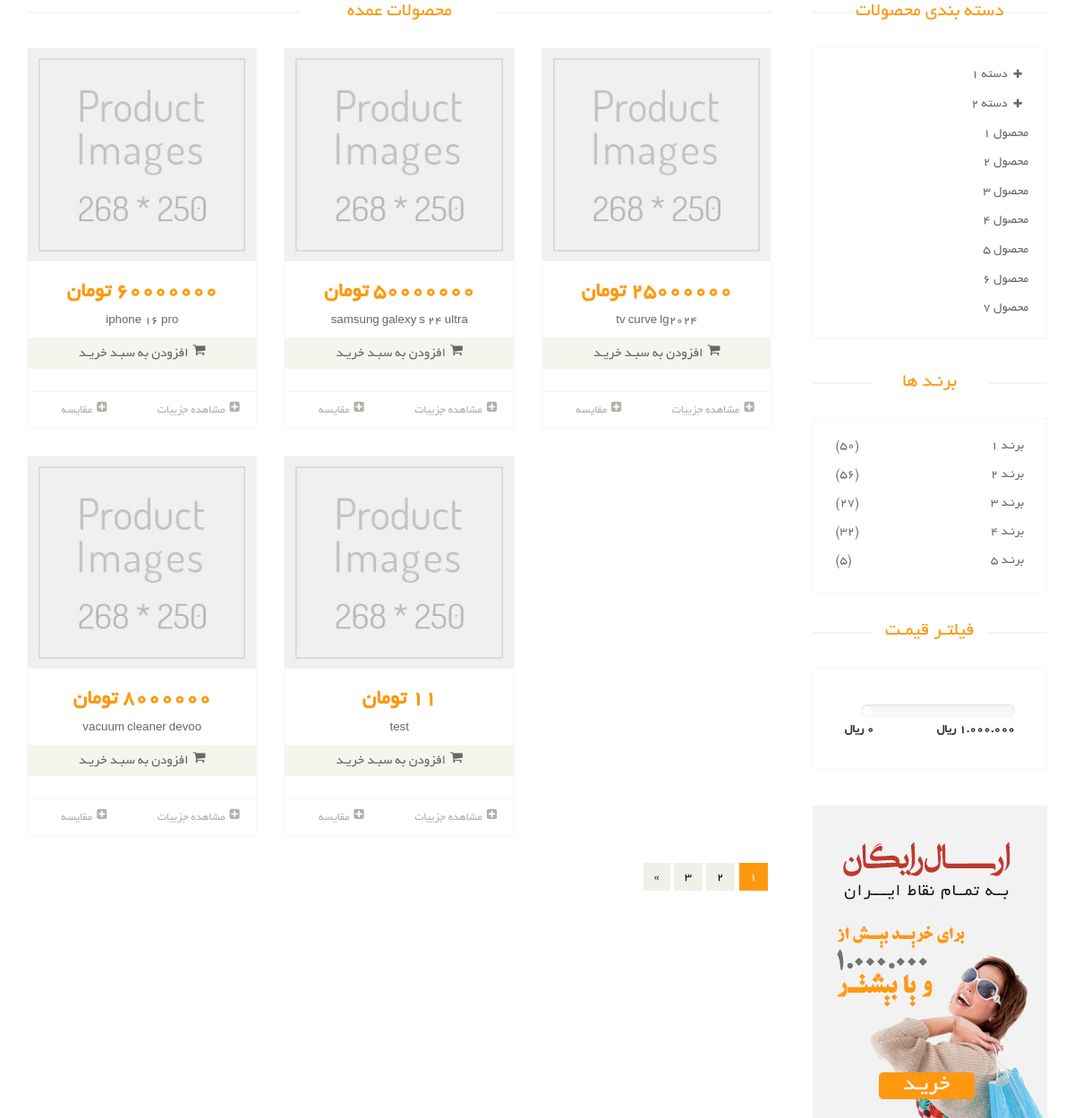
/products/, run on an earlier commit of the app's database.
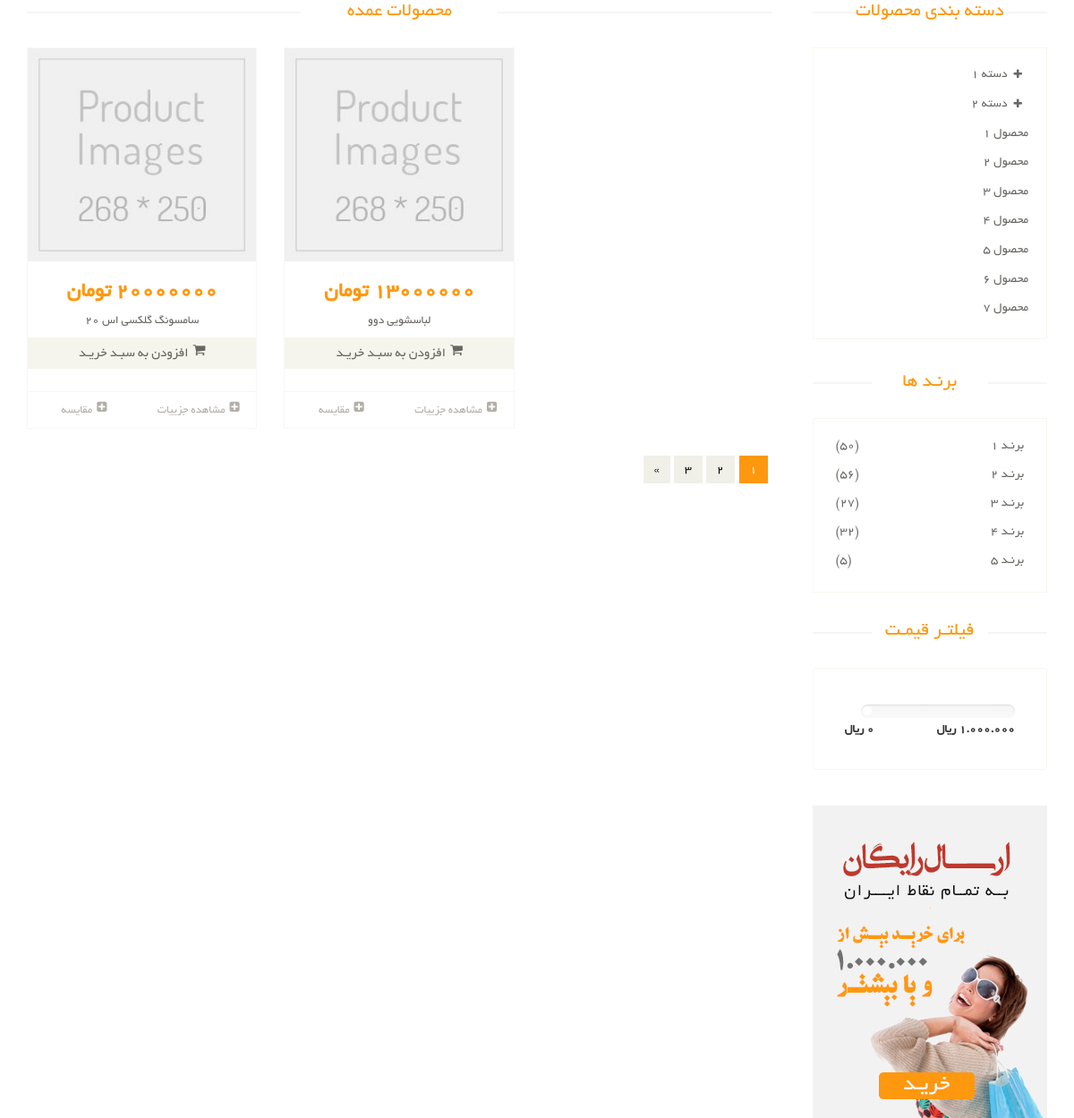
And on a later commit of the database.
### product_module/models.py (models this page shows, shortened)
class Product(models.Model):
    title = models.CharField(max_length=300, verbose_name='نام محصول')
    category = models.ManyToManyField(
        ProductCategory,
        related_name='product_categories',
        verbose_name='دسته بندی ها')
    brand = models.ForeignKey(ProductBrand, on_delete=models.CASCADE, verbose_name='برند', null=True, blank=True)
    price = models.IntegerField(verbose_name='قیمت')
    short_description = models.CharField(max_length=360, db_index=True, null=True, verbose_name='توضیحات کوتاه')
    description = models.TextField(verbose_name='توضیحات اصلی', db_index=True)
    slug = models.SlugField(default="", null=False, db_index=True, blank=True, max_length=200, unique=True,
                            verbose_name='عنوان در url')
    is_active = models.BooleanField(default=False, verbose_name='فعال / غیرفعال')
    is_delete = models.BooleanField(verbose_name='حذف شده / نشده')
    class Meta:
        verbose_name = 'محصول'
        verbose_name_plural = 'محصولات'

### product_module/views.py (the view)
# urls.py: path('', views.product_list, name='product-list'),
def product_list(request):
    products = Product.objects.all().order_by('-price')[:5]
    return render(request, 'product_module/product_list.html', {
        'products': products,
    })

### product_module/templates/product_module/product_list.html (shortened to what this page needs)
{% extends 'shared/_layout.html' %}
{% block content %}
    <section>
        <div class="container">
            <div class="row">
                <div class="col-sm-9 padding-right">
                    <div class="features_items">
                        <h2 class="title text-center">محصولات عمده</h2>
                        {% for product in products %}
                            {% include 'includes/product_item_partial.html' with product=product %}
                        {% endfor %}
                        <div class="clearfix"></div>
                        <ul class="pagination">
                            <li class="active"><a href="">1</a></li>
                            <li><a href="">2</a></li>
                            <li><a href="">3</a></li>
                            <li><a href="">»</a></li>
                        </ul>
                    </div>
                </div>
                <div class="col-sm-3">
                    <div class="left-sidebar">
                        <h2>دسته بندی محصولات</h2>
                        <div class="panel-group category-products" id="accordian">
                            <div class="panel panel-default">
                                <div class="panel-heading">
                                    <h4 class="panel-title">
                                        <a data-toggle="collapse" data-parent="#accordian" href="#sportswear">
                                            <span class="badge pull-right"><i class="fa fa-plus"></i></span>
                                            دسته 1
                                        </a>
                                    </h4>
                                </div>
                            </div>
                            <div class="panel panel-default">
                                <div class="panel-heading">
                                    <h4 class="panel-title">
                                        <a data-toggle="collapse" data-parent="#accordian" href="#mens">
                                            <span class="badge pull-right"><i class="fa fa-plus"></i></span>
                                            دسته 2
                                        </a>
                                    </h4>
                                </div>
                            </div>
                            <div class="panel panel-default">
                                <div class="panel-heading">
                                    <h4 class="panel-title"><a href="#">محصول 1</a></h4>
                                </div>
                            </div>
                            <div class="panel panel-default">
                                <div class="panel-heading">
                                    <h4 class="panel-title"><a href="#">محصول 2</a></h4>
                                </div>
                            </div>
                            <div class="panel panel-default">
                                <div class="panel-heading">
                                    <h4 class="panel-title"><a href="#">محصول 3</a></h4>
                                </div>
                            </div>
                            <div class="panel panel-default">
                                <div class="panel-heading">
                                    <h4 class="panel-title"><a href="#">محصول 4</a></h4>
                                </div>
                            </div>
                            <div class="panel panel-default">
                                <div class="panel-heading">
                                    <h4 class="panel-title"><a href="#">محصول 5</a></h4>
                                </div>
                            </div>
                            <div class="panel panel-default">
                                <div class="panel-heading">
                                    <h4 class="panel-title"><a href="#">محصول 6</a></h4>
                                </div>
                            </div>
                            <div class="panel panel-default">
                                <div class="panel-heading">
                                    <h4 class="panel-title"><a href="#">محصول 7</a></h4>
                                </div>
                            </div>
                        </div>
                        <div class="brands_products">
                            <h2>برنـد ها</h2>
                            <div class="brands-name">
                                <ul class="nav nav-pills nav-stacked">
                                    <li><a href=""> <span class="pull-left">(50)</span>برنـد 1</a></li>
                                    <li><a href=""> <span class="pull-left">(56)</span>برنـد 2</a></li>
                                    <li><a href=""> <span class="pull-left">(27)</span>برنـد 3</a></li>
                                    <li><a href=""> <span class="pull-left">(32)</span>برنـد 4</a></li>
                                    <li><a href=""> <span class="pull-left">(5)</span>برنـد 5</a></li>
                                </ul>
                            </div>
                        </div>
                        <div class="price-range">
                            <h2>فیلتـر قیمـت</h2>
                            <div class="well">
                                <div class="slider slider-horizontal" style="width: 170px;">
                                           id="sl2" style=""></div>
                                <br>
                                <b>1.000.000 ريال</b> <b class="pull-left">0 ريال</b>
                            </div>
                        </div>
                        <div class="shipping text-center">
                            <img src="/static/images/home/shipping.jpg" alt="">
                        </div>
                    </div>
                </div>
            </div>
        </div>
    </section>
{% endblock %}

### templates/shared/_layout.html (shortened to what this page needs)
{% load render_partial %}
<!DOCTYPE html>
<html lang="en">
<head>
    {% include 'shared/header_references.html' %}
</head>
<body>
{% block content %}{% endblock %}
</body>
</html>

### templates/shared/header_references.html (shortened to what this page needs)
<link href="/static/css/bootstrap.min.css" rel="stylesheet">
<link href="/static/css/font-awesome.min.css" rel="stylesheet">
<link href="/static/css/prettyPhoto.css" rel="stylesheet">
<link href="/static/css/price-range.css" rel="stylesheet">
<link href="/static/css/animate.css" rel="stylesheet">
<link href="/static/css/main.css" rel="stylesheet">
<link href="/static/css/responsive.css" rel="stylesheet">

### product_module/templates/includes/product_item_partial.html (shortened to what this page needs)
<div class="col-sm-4">
    <div class="product-image-wrapper">
        <div class="single-products">
            <div class="productinfo text-center">
                <img src="/static/images/shop/product.jpg" alt="">
                <h2>{{ product.price }} تومان</h2>
                <p>{{ product.title }}</p>
                <a href="#" class="btn btn-default add-to-cart"><i
                        class="fa fa-shopping-cart"></i>افزودن به سبـد خریـد</a>
            </div>
            <div class="product-overlay">
                <div class="overlay-content">
                </div>
            </div>
        </div>
        <div class="choose">
            <ul class="nav nav-pills nav-justified">
                <li><a href="{% url 'product-detail' slug=product.slug %}"><i class="fa fa-plus-square"></i>مشاهده
                    جزییات</a></li>
                <li><a href=""><i class="fa fa-plus-square"></i>مقایسه</a></li>
            </ul>
        </div>
    </div>
</div>

### static/css/price-range.css (style rules this page uses)
.slider { display: inline-block; vertical-align: middle; position: relative; }
.slider.slider-horizontal { width: 210px; height: 20px; }

What changed in the data, as far as the page shows it:
removed Product: price "60000000", title "iphone 16 pro"
removed Product: price "25000000", title "tv curve lg2024"
removed Product: price "8000000", title "vacuum cleaner devoo"
removed Product: price "11", title "test"
changed Product: price "50000000" → "20000000"; title "samsung galexy s 24 ultra" → "سامسونگ گلکسی اس 20"
added Product: price "13000000", title "لباسشویی دوو"
